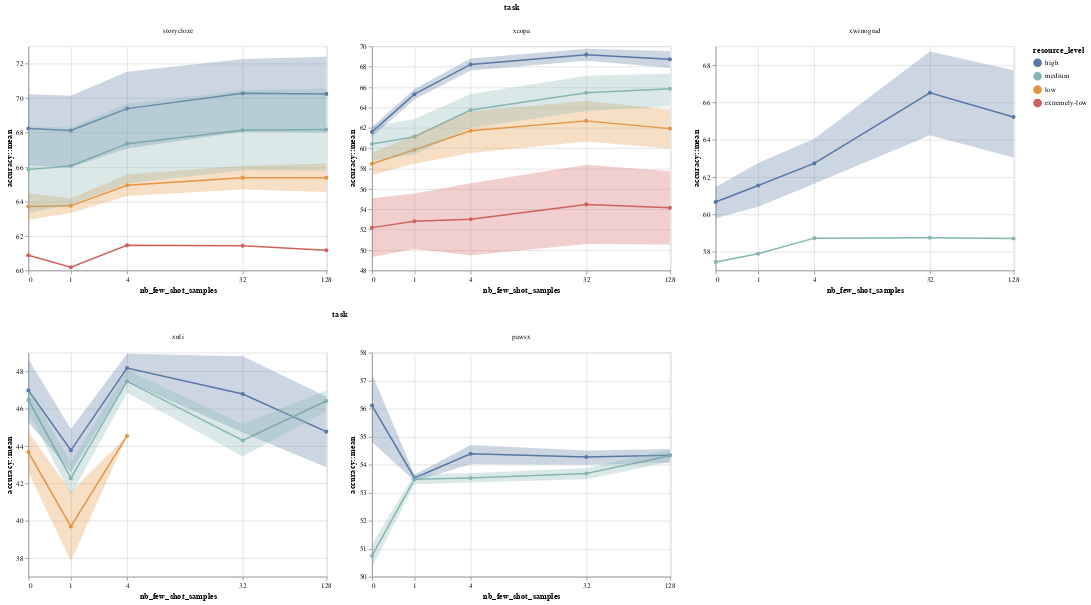

The notebook cell saved with this chart:
### Code cell
line = alt.Chart().mark_line(point=True).encode(
    x=alt.X("nb_few_shot_samples:Q", axis=alt.Axis(values=[0, 1, 4, 32, 128]), scale=alt.Scale(type='symlog')),
    y=alt.Y("accuracy::mean:Q", aggregate='mean', scale=alt.Scale(zero=False)),
    color=alt.Color("resource_level:N", scale=alt.Scale(domain=resource_levels, range=['#5778a4', '#85b6b2', '#e49444', '#d1615d']))
)
band = alt.Chart().mark_errorband(extent='ci').encode(
    x=alt.X("nb_few_shot_samples:Q", axis=alt.Axis(values=[0, 1, 4, 32, 128]), scale=alt.Scale(type='symlog')),
    y=alt.Y("accuracy::mean:Q", scale=alt.Scale(zero=False)),
    color=alt.Color("resource_level:N", scale=alt.Scale(domain=resource_levels, range=['#5778a4', '#85b6b2', '#e49444', '#d1615d']))
)

plot_data = to_altair_data(multi_filtered_result_df)
lm_tasks = alt.layer(line, band, data=plot_data).transform_filter(
    (datum.task == 'storycloze')
    | (datum.task == 'xcopa')
    | (datum.task == 'xwinograd')
).facet(
    column=alt.Column('task:N', sort=['storycloze', 'xcopa', 'xwinograd']),
).resolve_scale(
    x='independent',
    y='independent'
)

cls_tasks = alt.layer(line, band, data=plot_data).transform_filter(
    (datum.task == 'xnli')
    | (datum.task == 'pawsx')
).facet(
    column=alt.Column('task:N', sort=['xnli', 'pawsx']),
).resolve_scale(
    x='independent',
    y='independent'
)

alt.vconcat(lm_tasks, cls_tasks)

### Figure 1 — Vega-Lite specification as saved in the notebook (floating-point values rounded to 4 significant figures; data arrays with more than 128 entries replaced by an {"elided": "..."} marker saying what was removed)
{"config": {"view": {"continuousWidth": 400, "continuousHeight": 300}}, "vconcat": [{"facet": {"column": {"type": "nominal", "field": "task", "sort": ["storycloze", "xcopa", "xwinograd"]}}, "spec": {"layer": [{"mark": {"type": "line", "point": true}, "encoding": {"color": {"type": "nominal", "field": "resource_level", "scale": {"domain": ["high", "medium", "low", "extremely-low"], "range": ["#5778a4", "#85b6b2", "#e49444", "#d1615d"]}}, "x": {"type": "quantitative", "axis": {"values": [0, 1, 4, 32, 128]}, "field": "nb_few_shot_samples", "scale": {"type": "symlog"}}, "y": {"type": "quantitative", "aggregate": "mean", "field": "accuracy::mean", "scale": {"zero": false}}}}, {"mark": {"type": "errorband", "extent": "ci"}, "encoding": {"color": {"type": "nominal", "field": "resource_level", "scale": {"domain": ["high", "medium", "low", "extremely-low"], "range": ["#5778a4", "#85b6b2", "#e49444", "#d1615d"]}}, "x": {"type": "quantitative", "axis": {"values": [0, 1, 4, 32, 128]}, "field": "nb_few_shot_samples", "scale": {"type": "symlog"}}, "y": {"type": "quantitative", "field": "accuracy::mean", "scale": {"zero": false}}}}], "transform": [{"filter": "(((datum.task === 'storycloze') || (datum.task === 'xcopa')) || (datum.task === 'xwinograd'))"}]}, "resolve": {"scale": {"x": "independent", "y": "independent"}}}, {"facet": {"column": {"type": "nominal", "field": "task", "sort": ["xnli", "pawsx"]}}, "spec": {"layer": [{"mark": {"type": "line", "point": true}, "encoding": {"color": {"type": "nominal", "field": "resource_level", "scale": {"domain": ["high", "medium", "low", "extremely-low"], "range": ["#5778a4", "#85b6b2", "#e49444", "#d1615d"]}}, "x": {"type": "quantitative", "axis": {"values": [0, 1, 4, 32, 128]}, "field": "nb_few_shot_samples", "scale": {"type": "symlog"}}, "y": {"type": "quantitative", "aggregate": "mean", "field": "accuracy::mean", "scale": {"zero": false}}}}, {"mark": {"type": "errorband", "extent": "ci"}, "encoding": {"color": {"type": "nominal", "field": "resource_level", "scale": {"domain": ["high", "medium", "low", "extremely-low"], "range": ["#5778a4", "#85b6b2", "#e49444", "#d1615d"]}}, "x": {"type": "quantitative", "axis": {"values": [0, 1, 4, 32, 128]}, "field": "nb_few_shot_samples", "scale": {"type": "symlog"}}, "y": {"type": "quantitative", "field": "accuracy::mean", "scale": {"zero": false}}}}], "transform": [{"filter": "((datum.task === 'xnli') || (datum.task === 'pawsx'))"}]}, "resolve": {"scale": {"x": "independent", "y": "independent"}}}], "data": {"values": {"elided": "1090 records"}}, "$schema": "https://vega.github.io/schema/vega-lite/v4.8.1.json"}
